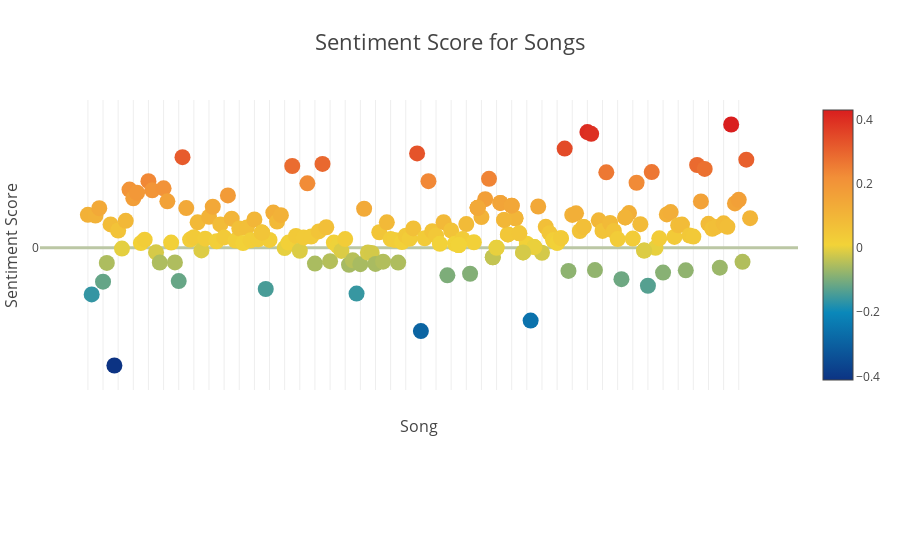

The code cell stored with this chart in its notebook:
### Markdown cell above
### Plot Sentiment Scores for Songs

### Code cell
trace1 = go.Scatter(
    x = df_songMetrics['song'],
    y = df_songMetrics['sentiment'],
    mode='markers',
    marker=dict(
        size=16,
        color = df_songMetrics['sentiment'], #set color equal to a variable
        colorscale='Portland',
        showscale=True
    )
)
data = [trace1]
layout = go.Layout(
        title = 'Sentiment Score for Songs',
        titlefont = dict(size=22),
         xaxis = dict(
            title = 'Song',
            titlefont = dict(size=16),
            showticklabels=False),
         yaxis = dict(
            title = 'Sentiment Score',
            titlefont = dict(size=16),
            autorange = True,
            showgrid = True,
            zeroline = True,
            dtick = 1,
            gridcolor = '#BBC7A4',
            gridwidth = 1,
            zerolinecolor = '#BBC7A4',
            zerolinewidth = 3),
        margin = dict(
            l = 40,
            r = 30,
            b = 170,
            t = 100),
        showlegend=False)

fig = go.Figure(data=data, layout=layout)
iplot(fig, filename='scatter-plot-with-colorscale')

### Figure 1 — Plotly figure (JSON) as saved in the notebook; plotly's stock layout.template omitted (floating-point values rounded to 4 significant figures; data arrays with more than 128 entries replaced by an {"elided": "..."} marker saying what was removed)
{"data": [{"marker": {"color": {"elided": "198 float values"}, "colorscale": "Portland", "showscale": true, "size": 16}, "mode": "markers", "type": "scatter", "x": {"elided": "198 str values"}, "y": {"elided": "198 float values"}}], "layout": {"margin": {"b": 170, "l": 40, "r": 30, "t": 100}, "showlegend": false, "title": "Sentiment Score for Songs", "titlefont": {"size": 22}, "xaxis": {"showticklabels": false, "title": "Song", "titlefont": {"size": 16}}, "yaxis": {"autorange": true, "dtick": 1, "gridcolor": "#BBC7A4", "gridwidth": 1, "showgrid": true, "title": "Sentiment Score", "titlefont": {"size": 16}, "zeroline": true, "zerolinecolor": "#BBC7A4", "zerolinewidth": 3}}}
